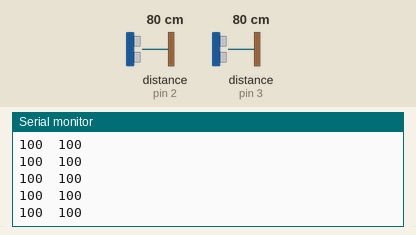
This sketch was run on a simulated Arduino Mega 2560, built with avr-gcc and run on an emulated ATmega2560. On the bench: the last lines printed to the serial monitor. The inputs (shaded band) are chosen by the test bench; at power-on: distance to the obstacle (sensors on pin 2, pin 3) 80 cm.

Above: at 1.2 s.
1.3 s: distance to the obstacle (sensor on pin 2) set to 2 cm
At 1.32 s:
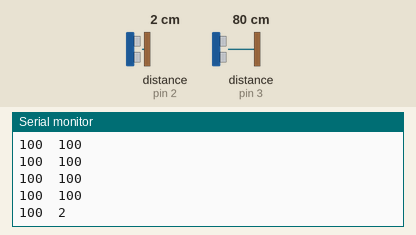
2.8 s: distance to the obstacle (sensor on pin 3) set to 2 cm
At 2.87 s:
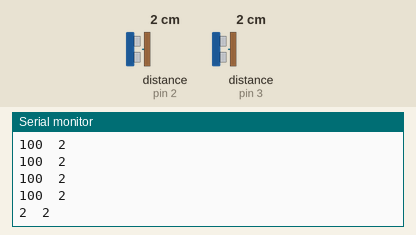
4.3 s: distance to the obstacle (sensor on pin 2) set to 4 cm
At 4.39 s:
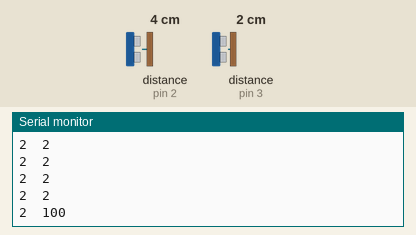
5.8 s: distance to the obstacle (sensor on pin 3) set to 9 cm
At 5.82 s:
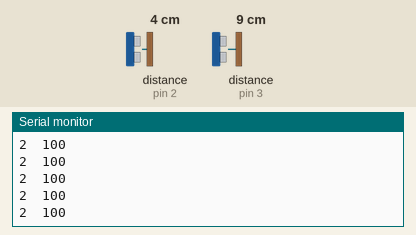
Timing chart, 0 to 8.3 s (numbered marks = the images above; inputs shaded):
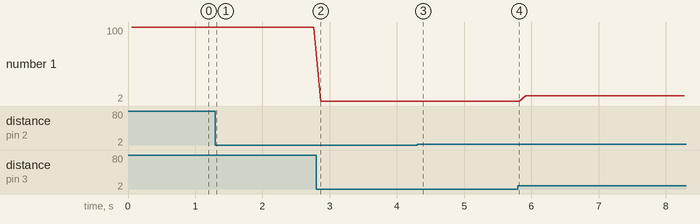

The sketch:

Uno.ino
```cpp
#include <NewPing.h>

int shortDist = 6;
int longDist  = 12;

NewPing forward(4, 3, 30);
NewPing rear(5, 2, 30);

void setup() {
  // put your setup code here, to run once:
  Serial.begin(9600);
}

void loop() {
  // put your main code here, to run repeatedly:
  int distF = forward.ping_cm();
  delay(50);
  int distR = rear.ping_cm();

    if (distF == 0){
    distF = 100;
  }
  if (distF == 4){
    distF = 100;
  }

  if ((distR == 0) || (distR == 4)) {
    distR = 100;
  }


  Serial.print(distF);
  Serial.print("  ");
  Serial.println(distR);

  if ((distR > longDist) && (distF > longDist)) {
    digitalWrite(7, LOW);
    digitalWrite(8, LOW);
    //Serial.println("7, 8 LOW");
  } else if ((distR > shortDist) && (distR < longDist)) {
    digitalWrite(8, HIGH);
    //Serial.println("8 HIGH");
  } else {
    digitalWrite(7, HIGH);
    //Serial.println("7 HIGH");
  }

  if ((distF > longDist) && (distR > longDist)) {
    digitalWrite(7, LOW);
    digitalWrite(8, LOW);
    //Serial.println("7, 8 LOW");
  } else if ((distF > shortDist) && (distF < longDist)) {
    digitalWrite(8, HIGH);
    //Serial.println("8 HIGH");
  } else {
    digitalWrite(7, HIGH);
    //Serial.println("7 HIGH");
  }

  delay(50);
}
```

Measured:
- after the input at 1.3 s, the serial monitor: prints a new line at once (image 1)
- after the input at 2.8 s, the serial monitor: prints a new line after 0.06 s (image 2)
- after the input at 4.3 s, the serial monitor: prints a new line after 0.09 s (image 3)
- plotted number 1: 2 → 9 after the input at 5.8 s
